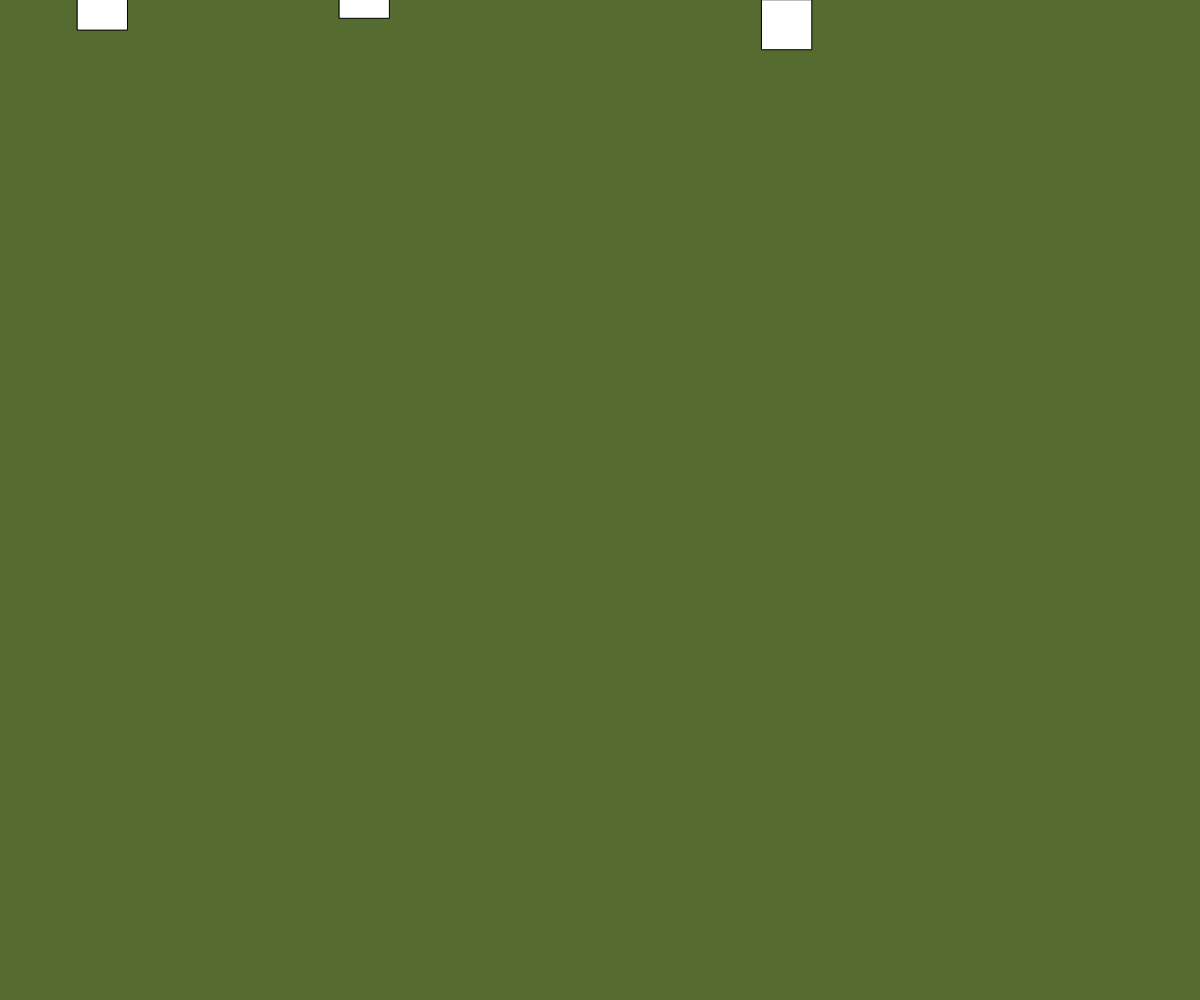
Frame 1 (no input)
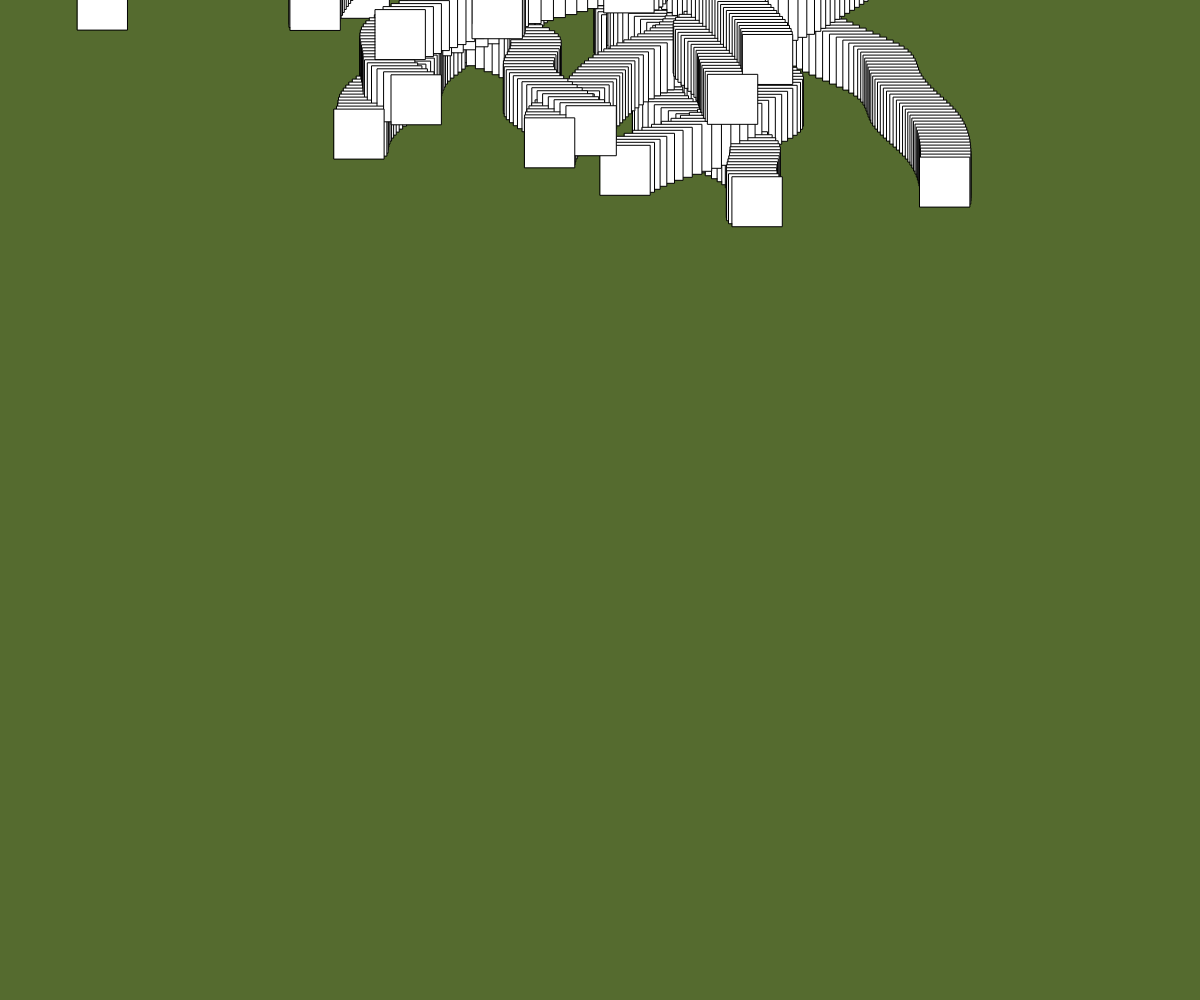
Frame 60 (no input)
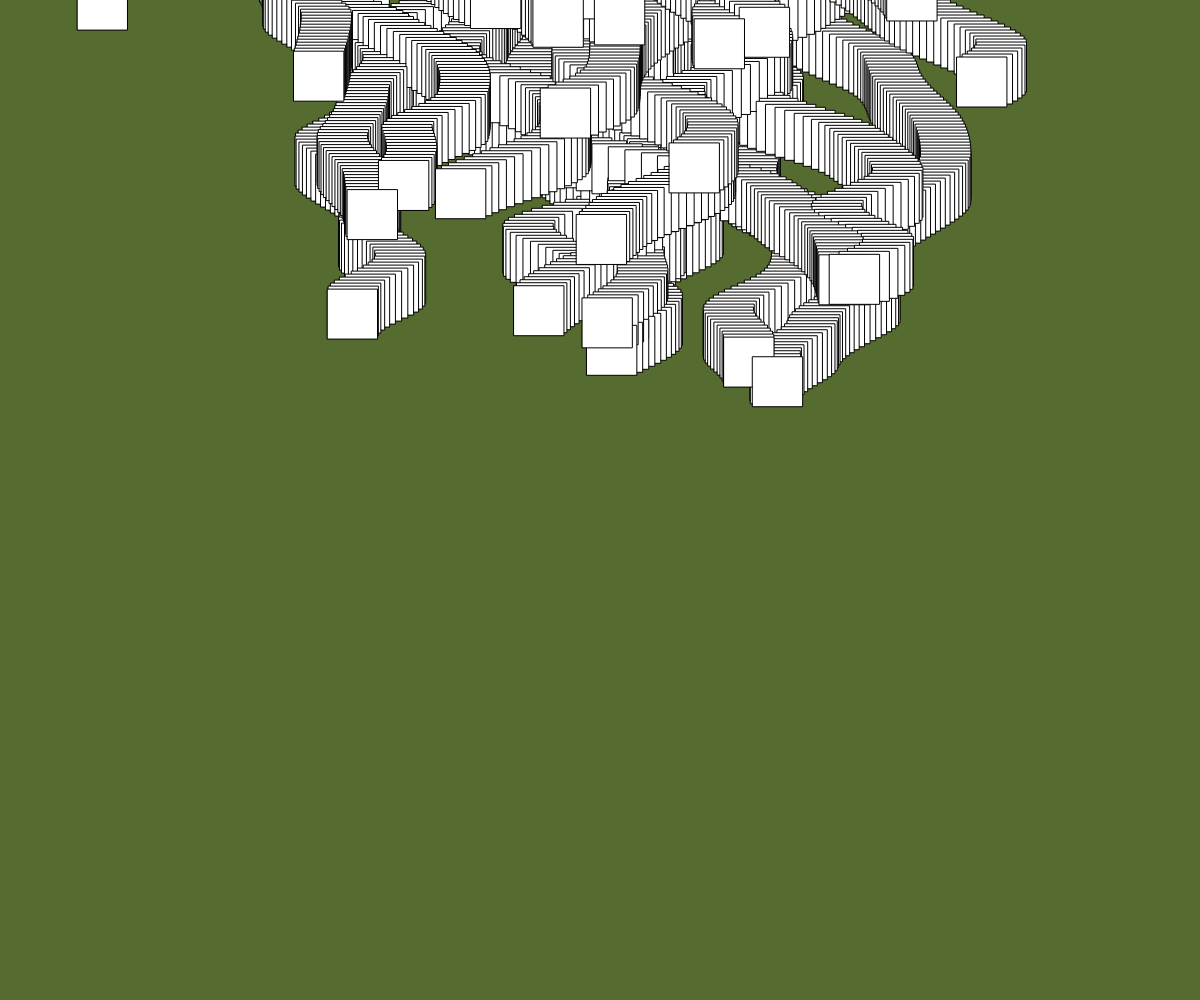
Frame 120 (the mouse pressed at the canvas centre since frame 60)

The p5.js sketch that drew these frames (run headless with seeded random() and noise() and a simulated clock; from frame 60 on, the mouse is pressed at the canvas centre):

// p5.js sketch
// ── sketch.js
var canvas;
var droplets = [];
var dropAmount;

function windowResized(){
	resizeCanvas(windowWidth, windowHeight)
}

function setup() {
	canvas = createCanvas(windowWidth, windowHeight);
	canvas.position(0, 0);
	canvas.style('z-index', '-1');
	background(85, 107, 47);
    dropAmount = 50;
    x = 0;
    y = 0;
  
  
  for(i=0;i<dropAmount;i++){
    droplets.push(new Droplet());
  }
}

function draw() {
  for(i=0;i<droplets.length;i++){
  var drop = droplets[i];
    drop.show();
    drop.fall();
    drop.pnoise();
  
  }
  //text(droplets, width/2, height/2);
}
// ── droplet.js
function Droplet(){

    this.x = random(0, width);
    this.y = random(0, height)-height;
    this.dropletSize = 50; 
    this.xoff1 = random(0, width);
    //this.xoff2 = 10000
    
    
    
   this.fall = function(){
     this.y += 3;
     
     if(this.y > height){this.y = 0;}
   
   }
    
   this.pnoise = function(){
    this.xoff1 += 0.01;
    //this.xoff2 += 0.01;
    
    this.x = map(noise(this.xoff1), 0, 1, 0, width);
    //this.y = map(noise(this.xoff2), 0, 1, 0, height);
   }
    
    
    this.show = function(){
      //translate(width/2, height/2);
      fill(255);
      rect(this.x, this.y, this.dropletSize, this.dropletSize)
    
    }
  
  
  }
